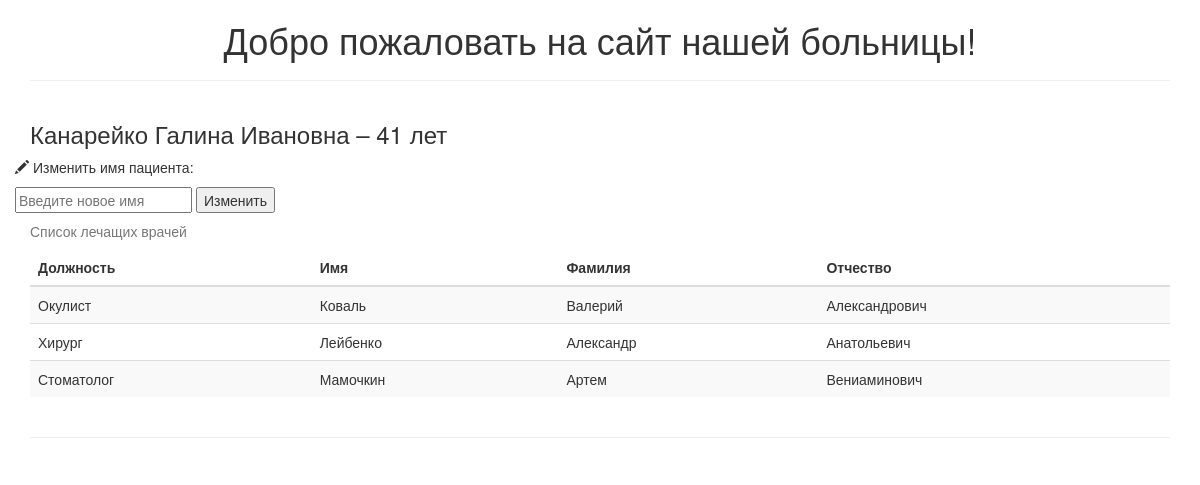
Page /patient/6 on the committed database.
### tables this page shows
CREATE TABLE IF NOT EXISTS `patients` (
  `id` int(255) NOT NULL,
  `first_name` varchar(50) NOT NULL,
  `last_name` varchar(50) NOT NULL,
  `patronymic` varchar(50) NOT NULL,
  `birthday` date NOT NULL
);

CREATE TABLE IF NOT EXISTS `doctors_patients` (
  `id` int(255) NOT NULL,
  `doctor_id` int(255) NOT NULL,
  `patient_id` int(255) NOT NULL
);

CREATE TABLE IF NOT EXISTS `doctors` (
  `id` int(255) NOT NULL,
  `doc_position` varchar(50) NOT NULL,
  `first_name` varchar(50) NOT NULL,
  `last_name` varchar(50) NOT NULL,
  `patronymic` varchar(50) NOT NULL
);

### config/routes.php (called while the page is built)
<?php
	return array(
		 'doctor/([0-9]+)'         => 'doctor/view/$1',
		 'doctor/update/([0-9]+)'  => 'doctor/update/$1',
		 'patient/([0-9]+)'        => 'patient/view/$1',
		 'patient/update/([0-9]+)' => 'patient/update/$1',
		 ''                        => 'index/view',
	);

### index.php (called while the page is built, shortened)
<?php
	require_once(ROOT . '/components/router.php');
	$router = new Router();
	$router->run();

### models/patients.php (called while the page is built, shortened)
<?php
	class Patients
	{
		public static function getDoctors($id)
		{
			$id = intval($id);
			if ($id) {
				$db = Db::getConnection();
				$sql = '
					SELECT id, first_name, last_name, patronymic
					FROM patients
					WHERE patients.id =' . $id;
				$result = $db->query($sql);
				$result->setFetchMode(PDO::FETCH_ASSOC);
				$patientItem = $result->fetch();
				$sql = '
					SELECT  birthday,
					(
						(YEAR(CURRENT_DATE) - YEAR(birthday)) -
                  (DATE_FORMAT(CURRENT_DATE, \'%m%d\') < DATE_FORMAT(birthday, \'%m%d\'))
                ) AS age
					FROM patients
					WHERE patients.id=' . $id;
				$result = $db->query($sql);
				$result->setFetchMode(PDO::FETCH_ASSOC);
				$patientItemAge = $result->fetch();
				$sql = '
					SELECT *
					FROM doctors
					LEFT JOIN doctors_patients
					ON doctors.id = doctors_patients.doctor_id
					WHERE doctors_patients.patient_id=' . $id;
				$result = $db->query($sql);
				$result->setFetchMode(PDO::FETCH_ASSOC);
				$i = 0;
				while ($row = $result->fetch()) {
					$doctorsList[$i]['id'] = $row['id'];
					$doctorsList[$i]['doc_position'] = $row['doc_position'];
					$doctorsList[$i]['last_name'] = $row['last_name'];
					$doctorsList[$i]['first_name'] = $row['first_name'];
					$doctorsList[$i]['patronymic'] = $row['patronymic'];
					$i++;
				}
			}
			return array($patientItem, $doctorsList, $patientItemAge);
		}
	}

### views/patient.php (the view, shortened to what this page needs)
<!DOCTYPE html>
<head>
	<link rel="stylesheet" type="text/css" href="/template/css/bootstrap.min.css">
</head>
<body>
<?php include_once ROOT . '/views/header.php' ?>
<section class="content">
	<div class="container">
		<div class="row">
			<div class="col-md-12"><h3>
					<?= $patientsData[0]['last_name'] ?> <?= $patientsData[0]['first_name'] ?> <?= $patientsData[0]['patronymic'] ?>
					&#150;
					<?= $patientsData[2]['age'] ?> лет</h3>
			</div>
			<div>
				<form method="post" action="/patient/update/<?= $patientsData[0]['id'] ?>">
					<p>
						<span class="glyphicon glyphicon-pencil" aria-hidden="true"></span>
						Изменить имя пациента:
					</p>
					<input type="text" placeholder="Введите новое имя" name="name" id="name">
					<input type="submit" id="submit" name="submit" value="Изменить">
				</form>
			</div>
		</div>
		<div class="row">
			<div class="col-md-12">
				<table class="table table-striped table-hover">
					<caption>Список лечащих врачей</caption>
					<thead>
					<tr>
						<th>Должность</th>
						<th>Имя</th>
						<th>Фамилия</th>
						<th>Отчество</th>
					</tr>
					</thead>
					<tbody>
					<?php foreach ($patientsData[1] as $patientItem) : ?>
						<tr>
							<td><?php echo $patientItem['doc_position']; ?></td>
							<td><?php echo $patientItem['last_name']; ?></td>
							<td><?php echo $patientItem['first_name']; ?></td>
							<td><?php echo $patientItem['patronymic']; ?></td>
						</tr>
					<?php endforeach; ?>
					</tbody>
				</table>
			</div>
		</div>
		<hr>
	</div>
</section>
</body>
</html>

### components/router.php (shortened to what this page needs)
<?php
	class Router
	{
		private $routes = [];
		public function __construct()
		{
			$routesPath = ROOT . '/config/routes.php';
			$this->routes = include($routesPath);
		}
		private function getURI()
		{
			if (!empty($_SERVER["REQUEST_URI"])) {
				return trim($_SERVER["REQUEST_URI"], "/");
			}
		}
		public function run()
		{
			$uri = $this->getURI();
			foreach ($this->routes as $uriPattern => $path) {
				if (preg_match("~$uriPattern~", $uri)) {
					$internationalRoute = preg_replace("~$uriPattern~", $path, $uri);
					$segments = explode("/", $internationalRoute);
					$controllerName = array_shift($segments) . 'Controller';
					$actionName = "action" . ucfirst(array_shift($segments));
					$parameters = $segments;
					$controllerObject = new $controllerName;
					$result = call_user_func_array(array($controllerObject, $actionName), $parameters);
					if ($result != NULL) {
						break;
					} else echo '404';
				}
			}
		}
	}

### views/header.php
<header>
	<div class="container">
		<div class="row">
			<div class="col-md-12">
				<h1 class="text-center">Добро пожаловать на сайт нашей больницы!</h1>
				<hr>
			</div>
		</div>
	</div>
</header>

### rows in the picture
patients: last_name "Канарейко", first_name "Галина", patronymic "Ивановна", age "41"
doctors_patients: doctor.doc_position "Окулист", doctor.last_name "Коваль", doctor.first_name "Валерий", doctor.patronymic "Александрович"
doctors_patients: doctor.doc_position "Хирург", doctor.last_name "Лейбенко", doctor.first_name "Александр", doctor.patronymic "Анатольевич"
doctors_patients: doctor.doc_position "Стоматолог", doctor.last_name "Мамочкин", doctor.first_name "Артем", doctor.patronymic "Вениаминович"
